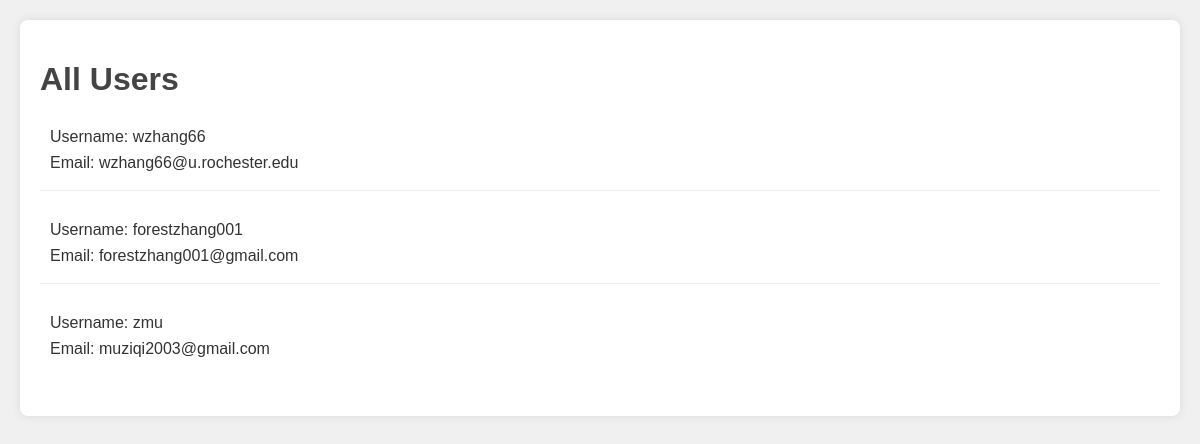
Screenshot of /users with the database file from the repository.
### models.py (models this page shows)
class User(db.Model):
    id = db.Column(db.Integer, primary_key=True)
    username = db.Column(db.String(80), unique=True, nullable=False)
    email = db.Column(db.String(120), nullable=False)
    password = db.Column(db.String(80), nullable=False)
    products = db.relationship('Product', backref='user')

### app.py (the view)
@app.route('/users')
def users():
    all_users = User.query.all()
    return render_template('users.html', users=all_users)

### templates/users.html (shortened to what this page needs)
<!DOCTYPE html>
<html lang="en">
<head>
    <link rel="stylesheet" href="{{ url_for('static', filename='css/style.css') }}">
</head>
<body>
    <div class="users-container">
        <h1>All Users</h1>
        <ul>
            {% for user in users %}
                <li class="user-info">
                    <span class="username">Username: {{ user.username }}</span>
                    <span class="email">Email: {{ user.email }}</span>
                </li>
            {% endfor %}
        </ul>
    </div>
</body>
</html>

### static/css/style.css (style rules this page uses)
body { font-family: Arial, sans-serif; background-color: #f0f0f0; color: #333; margin: 0; padding: 20px; }
h1 { color: #444; margin-bottom: 20px; }
form div, .profile-info div, .user-info { margin-bottom: 10px; }
.profile-container, .users-container { background-color: #fff; padding: 20px; border-radius: 8px; box-shadow: 0 0 10px rgba(0, 0, 0, 0.1); }
ul { list-style-type: none; padding: 0; }
li { padding: 10px; border-bottom: 1px solid #eee; }
li:last-child { border-bottom: none; }
.username, .email { display: block; margin-bottom: 8px; }
.user-info { margin-bottom: 20px; }
.users-container ul { list-style-type: none; padding: 0; }
.users-container { width: auto; padding: 20px; }

### rows the page displays
User: username "wzhang66", email "wzhang66@u.rochester.edu"
User: username "forestzhang001", email "forestzhang001@gmail.com"
User: username "zmu", email "muziqi2003@gmail.com"
